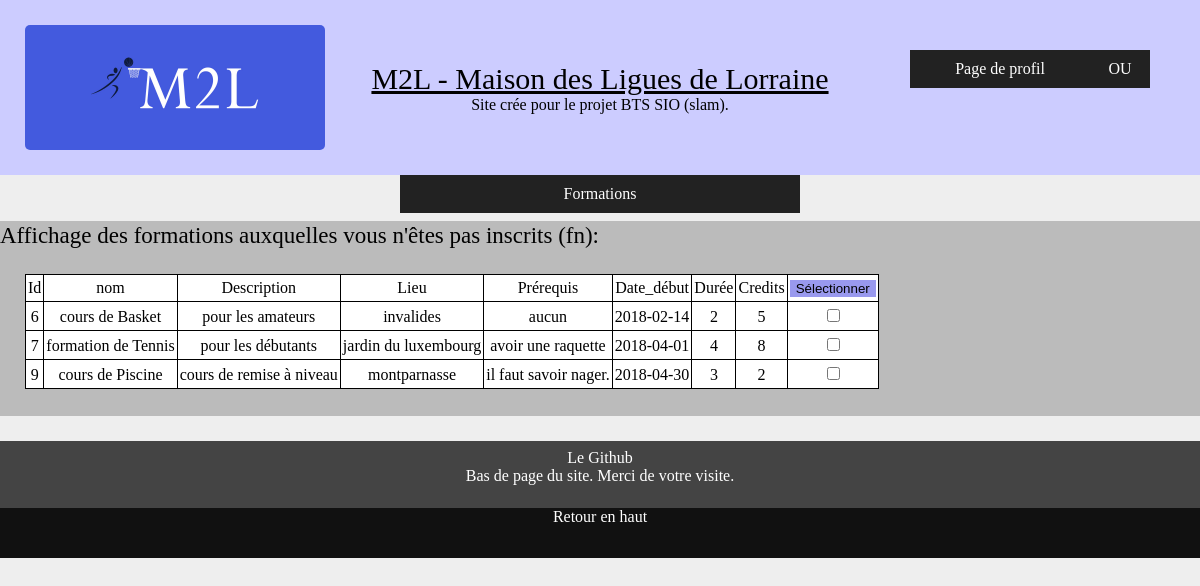
Page /views/formation.php (signed in) on the committed database.
### tables this page shows
CREATE TABLE IF NOT EXISTS `formation` (
  `F_id` int(10) NOT NULL AUTO_INCREMENT,
  `F_nom` varchar(25) NOT NULL,
  `F_description` varchar(25) NOT NULL,
  `F_lieu` varchar(25) NOT NULL,
  `F_prerequis` varchar(25) NOT NULL,
  `F_date_debut` date NOT NULL,
  `F_duree` int(10) NOT NULL,
  `F_credits` int(10) NOT NULL,
  PRIMARY KEY (`F_id`)
);

### lib/connexion.lib.php (called while the page is built, shortened)
<?php
function connexion() {
	$host = "localhost";
	$dbname = "dbpjr";
	$utilisateur = "root";
	$mdp = "";
	$pdo = new PDO('mysql:host='.$host.';dbname='.$dbname, $utilisateur, $mdp,array(PDO::MYSQL_ATTR_INIT_COMMAND => 'SET NAMES utf8')) or die ("Prob connexion server");
	return $pdo;
}
function reqPolyvalente($requete) {
    $dbh = connexion();
    $prep=$dbh->prepare($requete);
    $resultat=$prep->execute(array());
    $resultat=$prep->fetchAll();
    return $resultat;
}
?>

### lib/fonction.lib.php (the view, shortened to what this page needs)
<?php
include_once 'connexion.lib.php';
    ?>
    <?php
function affichageFormation() {
    $id = $_SESSION['id'];
    $tabInscrits = reqPolyvalente("SELECT formation_F_id FROM inscrits WHERE employe_E_id = \"$id\";");
    $tab = reqPolyvalente("SELECT F_id, F_nom, F_description, F_lieu, F_prerequis, F_date_debut, F_duree, F_credits FROM formation");
    ?>
    <section>
    <h3>Affichage des formations auxquelles vous n'êtes pas inscrits (fn):</h3>
    <form action="profil.php" method="get">
        <table class="TAB_table">
            <tr>
                <th>Id</th>
                <th>nom</th>
                <th>Description</th>
                <th>Lieu</th>
                <th>Prérequis</th>
                <th>Date_début</th>
                <th>Durée</th>
                <th>Credits</th>
                <th><input class="TAB_submit" type="submit" value="Sélectionner"></th>
            </tr>
        <?php
            foreach($tab as $line) {
                $abc = existe($tabInscrits, $line['F_id']);
                if($abc == TRUE) {
                } else {
                    $no_id = $line['F_id'];
            ?>
            <tr>
                <td><?php echo $no_id; ?></td>
                <td><?php echo $line['F_nom']; ?></td>
                <td><?php echo $line['F_description']; ?></td>
                <td><?php echo $line['F_lieu']; ?></td>
                <td><?php echo $line['F_prerequis']; ?></td>
                <td><?php echo $line['F_date_debut']; ?></td>
                <td><?php echo $line['F_duree']; ?></td>
                <td><?php echo $line['F_credits']; ?></td>
                <?php
                $tabcreds = reqPolyvalente("SELECT E_credits FROM employe WHERE E_id = \"$id\";");
                $creds = $tabcreds[0]['E_credits'];
                if($line['F_credits'] > $creds) {
                    ?>
                    <td>Vous n'avez pas assez de crédits (<?php echo $creds; ?>)</td>
                    <?php
                } else {
                    ?>
                    <td><input type="checkbox" class="TAB_click" name="check[]" value="<?php echo $no_id; ?>"></td>
                    <?php
                }
                ?>
            </tr>
            <?php
        }
    }
    ?> </table> </form> </section>
    <?php
}
function existe($tabInscrits, $F_id) {
    foreach($tabInscrits as $line) {
        if($line["formation_F_id"] == $F_id) {
            return TRUE;
        } else {
        }
    }
    return FALSE;
}
?>

### style/main.style.css (style rules this page uses)
html, body, div, span, applet, object, iframe, h1, h2, h3, h4, h5, h6, p, blockquote, pre, a, abbr, acronym, address, big, cite, code, del, dfn, em, img, ins, kbd, q, s, samp, small, strike, strong, sub, sup, tt, var, b, u, i, center, dl, dt, dd, ol, ul, li, fieldset, form, label, legend, table, caption, tbody, tfoot, thead, tr, th, td, article, aside, canvas, details, embed, figure, figcaption, footer, header, hgroup, menu, nav, output, ruby, section, summary, time, mark, audio, video { margin: 0; padding: 0; border: 0; font-size: 100%; font: inherit; vertical-align: baseline; }
body { background-color: #eee; font-size: 16px; }
h3 { font-size: 23px; font-style: underline; }
section { width: 100%; margin: 8px 0px; padding: 2px 0px; color: black; background-color: #bbb; }
table, th, td { border: 1px solid black; padding: 4px 2px; text-align: center; }
.TAB_table { border-collapse: collapse; background-color: #fff; margin: 25px; }
.TAB_submit { background-color: #99e; border: none; }
.TAB_click { background-color: #ccf; }

### rows in the picture
formation: F_id "6", F_nom "cours de Basket", F_description "pour les amateurs", F_lieu "invalides", F_prerequis "aucun", F_date_debut "2018-02-14", F_duree "2", F_credits "5"
formation: F_id "7", F_nom "formation de Tennis", F_description "pour les débutants", F_lieu "jardin du luxembourg", F_prerequis "avoir une raquette", F_date_debut "2018-04-01", F_duree "4", F_credits "8"
formation: F_id "9", F_nom "cours de Piscine", F_description "cours de remise à niveau", F_lieu "montparnasse", F_prerequis "il faut savoir nager.", F_date_debut "2018-04-30", F_duree "3", F_credits "2"
